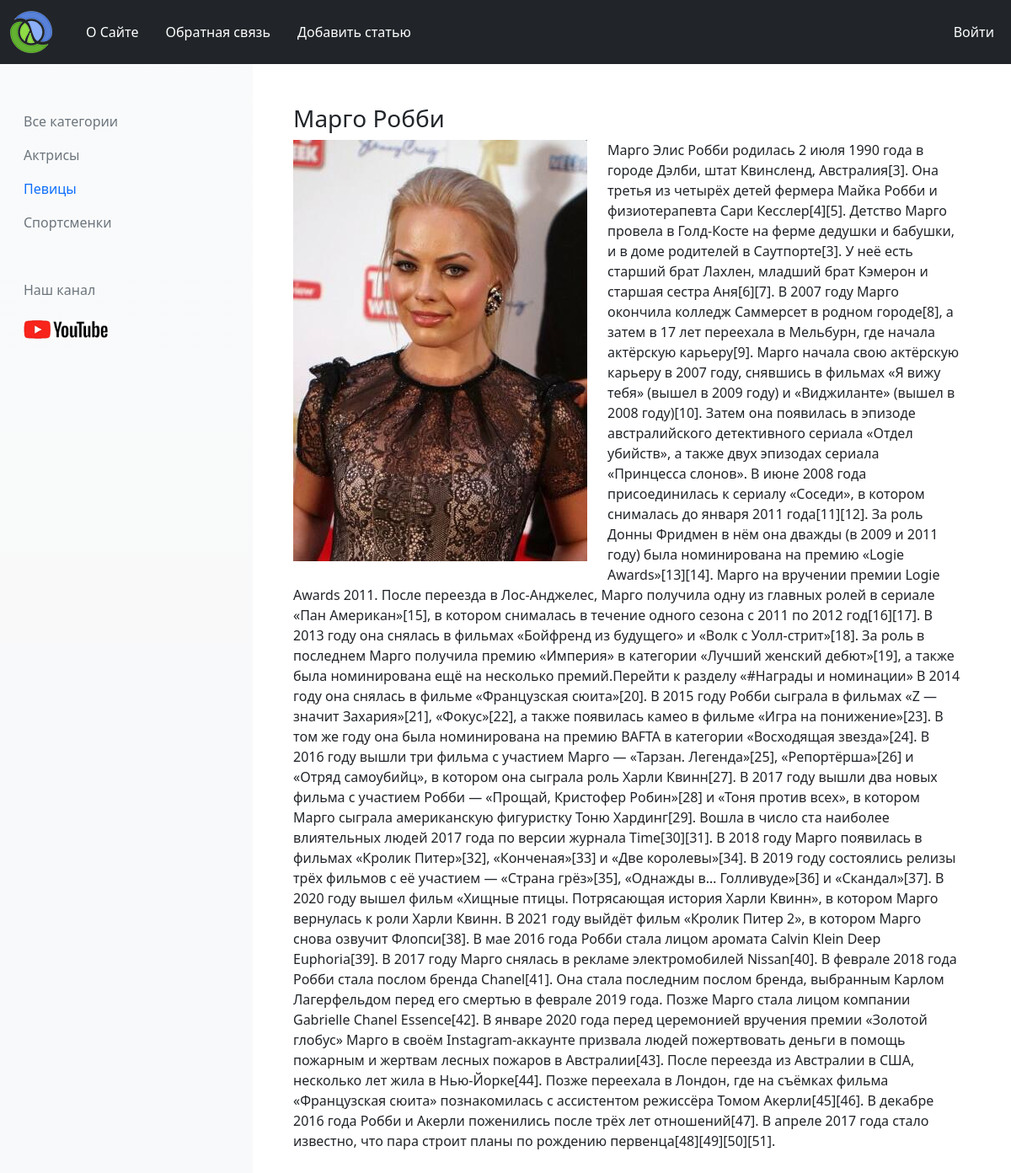
Page /post/margo-robbi on the committed database.
### deflor/models.py (models this page shows, shortened)
class Category(models.Model):
    name = models.CharField(max_length=100)
    slug = models.SlugField(max_length=100, db_index=True, unique=True, null=True, verbose_name="URL")
    def get_absolute_url(self):
        return reverse("category", kwargs={'cat_slug': self.slug})
    class Meta:
        verbose_name = "Категории"
        verbose_name_plural = "Категории"

class Women(models.Model):
    title = models.CharField(max_length=255, verbose_name="Имя")
    slug = models.SlugField(max_length=100, db_index=True, unique=True, null=True, verbose_name="URL")
    content = models.TextField(blank=True, verbose_name="Описание")
    photo = models.ImageField(upload_to="photos/%Y/%m/%d/", verbose_name="Фото")
    time_create = models.DateTimeField(auto_now_add=True, verbose_name="Время создания")
    time_update = models.DateTimeField(auto_now=True, verbose_name="Время изменения")
    is_published = models.BooleanField(default=True, verbose_name="Опубликован")
    cat = models.ForeignKey('Category', on_delete=models.PROTECT, null=True, verbose_name="Категория")
    class Meta:
        verbose_name = "Известные женщины"
        verbose_name_plural = "Известные женщины"

### deflor/views.py (the view)
# urls.py: path('post/<slug:post_slug>', show_actor, name="show"),
def show_actor(request, post_slug):
    women = get_object_or_404(Women, slug=post_slug)
    category = Category.objects.all()
    cat_select = women.cat_id
    context = {
        'menu': menu,
        'womens': women,
        'category': category,
        'cat_select': cat_select
    }
    return render(request, "deflor/show.html", context=context)

### deflor/templates/deflor/show.html (shortened to what this page needs)
{% extends "deflor/base.html" %}
{% block content %}
<div class="row">
    <div class="col ps-5">
        <div class="pb-3 me-5">
            <h3 class=""> {{ womens.title }}</h3>
            <img class="float-start pe-4 pb-3" src="{{ womens.photo.url }}" alt="{{ womens.title }}">
            <p>
                {{ womens.content}}
            </p>
        </div>
    </div>
</div>
{% endblock content %}

### deflor/templates/deflor/base.html (shortened to what this page needs)
{% load static %}
<!DOCTYPE html>
<html lang="ru">
<head>
    <link rel="stylesheet" href="https://cdn.jsdelivr.net/npm/bootstrap-icons@1.9.1/font/bootstrap-icons.css">
    <link href="https://cdn.jsdelivr.net/npm/bootstrap@5.0.2/dist/css/bootstrap.min.css" rel="stylesheet"
>
    <link rel="stylesheet" href="{% static 'deflor/css/style.css' %}">
</head>
<body>
<nav class="navbar navbar-expand-lg navbar-dark bg-dark">
    <div class="container-fluid">
        <a class="navbar-brand" href="{% url 'home_page' %}">
            <img src="{% static 'deflor/image/logo.png' %}" alt="" width="50" height="50">
        </a>
        <div class="collapse navbar-collapse justify-content-between navbarSupportedContent">
            <ul class="navbar-nav">
                {% for m in menu %}
                <li class="nav-item">
                    <a class="nav-link ps-4 active" aria-current="page" href="{% url m.url_name %}">{{m.title}}</a>
                </li>
                {% endfor %}
            </ul>
            <div class="navbar-nav">
                <div class="col nav-item ps-4 ">
                    <a class="nav-link active" aria-current="page" href="{% url 'login' %}">Войти</a>
                </div>
            </div>
        </div>
    </div>
</nav>
<div class="container-fluid">
    <div class="row">
        <div class="col-md-3 pt-5 d-none d-lg-block bg-light bg-gradient">
            <nav class="left-nav">
                {% if cat_select %}
                <a class="nav-link text-secondary" aria-current="page" href="{% url 'home_page' %}">Все категории</a>
                {% else %}
                <a class="nav-link active" aria-current="page" href="{% url 'home_page' %}">Все категории</a>
                {% endif %}
                {% for cat in category %}
                {% if cat.id == cat_select %}
                <a class="nav-link active" href="{{ cat.get_absolute_url }}">{{ cat.name }}</a>
                {% else %}
                <a class="nav-link text-secondary" href="{{ cat.get_absolute_url }}">{{ cat.name }}</a>
                {% endif %}
                {% endfor %}
                <div class="canal ps-3 pt-5 text-secondary">Наш канал</div>
                <img class="ms-3 mt-4 youtube_a" src="{% static 'deflor/image/share_yt.png' %}" alt="Youtube">
            </nav>
        </div>
        <div class="col-md-9 mt-5">
            {% block content %}
            {% endblock content %}
        </div>
    </div>
</div>
</body>
</html>

### deflor/static/deflor/css/style.css (style rules this page uses)
.youtube_a { width: 100px; }

### rows in the picture
Category: name "Актрисы"
Category: name "Певицы"
Category: name "Спортсменки"
Women: title "Марго Робби", photo (picture), content "Марго Элис Робби родилась 2 июля 1990 года в городе Дэлби, штат Квинсленд, Австралия[3]. Она третья из четырёх детей фермера Майка Робби и физиотерапевта Сари Кесслер[4][5]. Детство Марго провела в Голд-Косте на ферме дедушки и бабушки, и в доме родителей в Саутпорте[3]. У неё есть старший брат Лахлен, младший брат Кэмерон и старшая сестра Аня[6][7]. В 2007 году Марго окончила колледж Саммерсет в родном городе[8], а затем в 17 лет переехала в Мельбурн, где начала актёрскую карьеру[9]. Марго начала свою актёрскую карьеру в 2007 году, снявшись в фильмах «Я вижу тебя» (вышел в 2009 году) и «Виджиланте» (вышел в 2008 году)[10]. Затем она появилась в эпизоде австралийского детективного сериала…"

### other values in the picture
{{ m.title }} "О Сайте" "Обратная связь" "Добавить статью"
